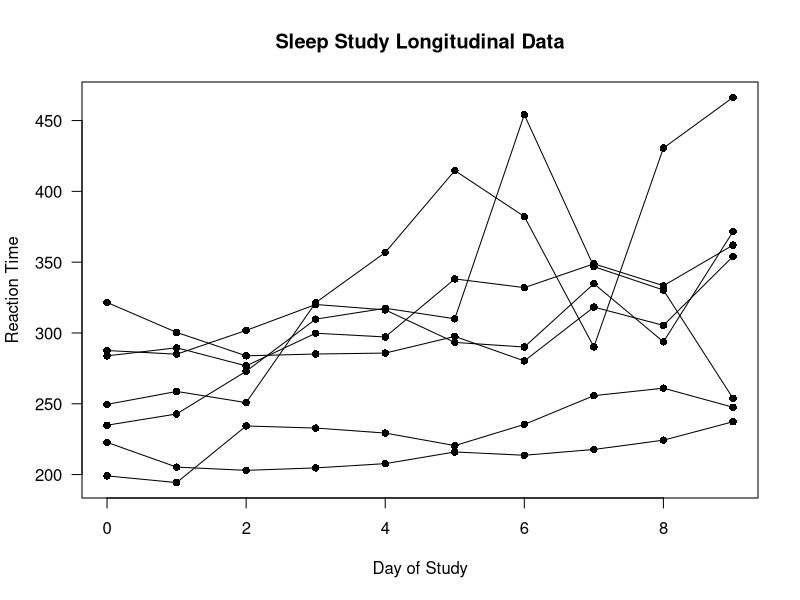
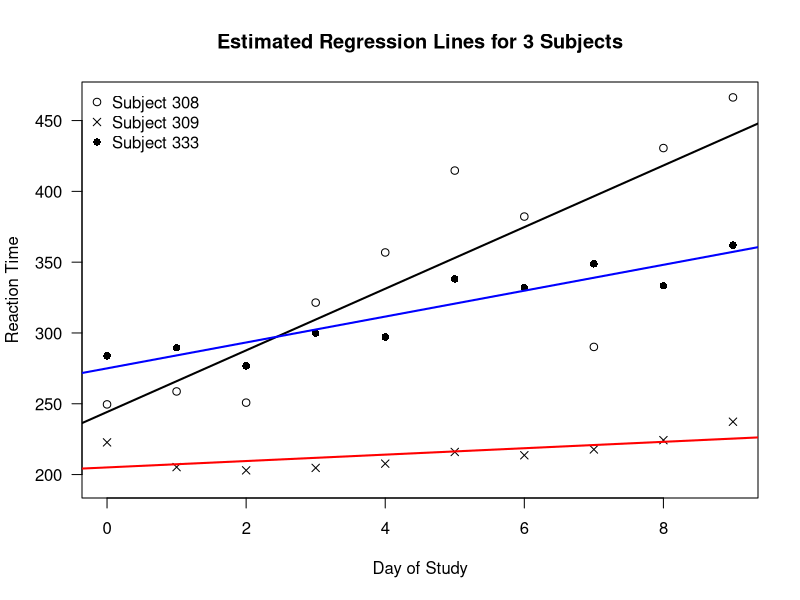

Here is the R script that generated these plots, in order:
## ---- chunk 1
library(lme4)
data(sleepstudy)
ids <- unique(sleepstudy$Subject)

plot(sleepstudy$Days, sleepstudy$Reaction, type="n",
     ylab="Reaction Time", xlab="Day of Study", las=1,
     main="Sleep Study Longitudinal Data")
for(k in 1:7) {
    ind <- sleepstudy$Subject == ids[k]
    lines(sleepstudy$Days[ind], sleepstudy$Reaction[ind])
    points(sleepstudy$Days[ind], sleepstudy$Reaction[ind], pch=16)
}
## ---- chunk 2
pc <- c(1,4,3,4,5,6,16)
cls <- c("black", "red", "black", "black","black","black", "blue")
plot(sleepstudy$Days, sleepstudy$Reaction, type="n",
     ylab="Reaction Time", xlab="Day of Study", las=1,
     main="Estimated Regression Lines for 3 Subjects")
for(k in c(1,2,7)) {
  ind <- sleepstudy$Subject == ids[k]
  points(sleepstudy$Days[ind], sleepstudy$Reaction[ind], pch=pc[k])
  tmp <- lm(Reaction ~ Days, data=sleepstudy[sleepstudy$Subject==ids[k],])
  abline(tmp$coef[1], tmp$coef[2], col=cls[k], lwd=2)
}
legend("topleft", legend=c("Subject 308", "Subject 309", "Subject 333"), pch=c(1,4,16),
       bty='n')
## ---- chunk 3
data(sleepstudy) 
dim(sleepstudy) # 18 individuals, each with 10 observations
sleepstudy[1:20,] # Data from the subjects with ids: 308 and 309
## ---- chunk 4
lmm.sleep.intercept <- lmer(Reaction ~ Days + (1|Subject), data = sleepstudy)
## ---- chunk 5
x.mat <- model.matrix(lmm.sleep.intercept)
## This design matrix should have an intercept column
## and a column which stores the "Days" variable
x.mat[1:5,]
## ---- chunk 6
## Use argument type = "random" to get random-effects design matrix
z.mat <- model.matrix(lmm.sleep.intercept, type="random")
z.mat[1:20,] # The . values in zmat correspond to zeros
## ---- chunk 7
summary(lmm.sleep.intercept)
## ---- chunk 8
lmm.sleep.slope <- lmer(Reaction ~ Days + (Days|Subject), data = sleepstudy)
## ---- chunk 9
x.mat2 <- model.matrix(lmm.sleep.slope)
## This design matrix should be the same as that from lmm.sleep.intercept
x.mat2[1:5,]
## ---- chunk 10
## Use argument type = "random" to get random-effects design matrix
z.mat2 <- model.matrix(lmm.sleep.slope, type="random")
z.mat2[1:20,] # The . values in zmat2 correspond to zeros
## ---- chunk 11
summary(lmm.sleep.slope)
## ---- chunk 12
library(geepack)
## ---- chunk 13
data(ohio)
head(ohio, 12) # look at first 12 rows of ohio
## ---- chunk 14
# id is the grouping variable
ohio.intercept <- glmer(resp ~ age + smoke + (1 | id), data = ohio, family = binomial)
